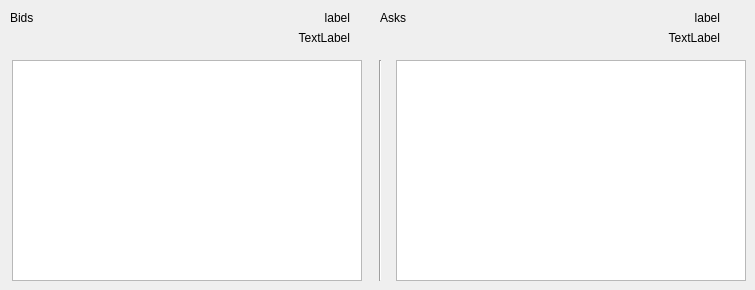
   <widget class="QWidget" name="OrderBook">
    <attribute name="title">
     <string>Order Book</string>
    </attribute>
    <widget class="QTableWidget" name="BidsTable">
     <property name="geometry">
      <rect>
       <x>12</x>
       <y>60</y>
       <width>350</width>
       <height>221</height>
      </rect>
     </property>
     <property name="palette">
      <palette>
       <active>
        <colorrole role="Text">
         <brush brushstyle="SolidPattern">
          <color alpha="255">
           <red>51</red>
           <green>51</green>
           <blue>51</blue>
          </color>
         </brush>
        </colorrole>
       </active>
       <inactive>
        <colorrole role="Text">
         <brush brushstyle="SolidPattern">
          <color alpha="255">
           <red>51</red>
           <green>51</green>
           <blue>51</blue>
          </color>
         </brush>
        </colorrole>
       </inactive>
       <disabled>
        <colorrole role="Text">
         <brush brushstyle="SolidPattern">
          <color alpha="255">
           <red>85</red>
           <green>85</green>
           <blue>85</blue>
          </color>
         </brush>
        </colorrole>
       </disabled>
      </palette>
     </property>
     <property name="font">
      <font>
       <pointsize>9</pointsize>
       <weight>50</weight>
       <bold>false</bold>
      </font>
     </property>
     <property name="horizontalScrollBarPolicy">
      <enum>Qt::ScrollBarAsNeeded</enum>
     </property>
    </widget>
    <widget class="QTableWidget" name="AsksTable">
     <property name="geometry">
      <rect>
       <x>396</x>
       <y>60</y>
       <width>350</width>
       <height>221</height>
      </rect>
     </property>
     <property name="palette">
      <palette>
       <active>
        <colorrole role="Text">
         <brush brushstyle="SolidPattern">
          <color alpha="255">
           <red>51</red>
           <green>51</green>
           <blue>51</blue>
          </color>
         </brush>
        </colorrole>
       </active>
       <inactive>
        <colorrole role="Text">
         <brush brushstyle="SolidPattern">
          <color alpha="255">
           <red>51</red>
           <green>51</green>
           <blue>51</blue>
          </color>
         </brush>
        </colorrole>
       </inactive>
       <disabled>
        <colorrole role="Text">
         <brush brushstyle="SolidPattern">
          <color alpha="255">
           <red>85</red>
           <green>85</green>
           <blue>85</blue>
          </color>
         </brush>
        </colorrole>
       </disabled>
      </palette>
     </property>
     <property name="font">
      <font>
       <pointsize>9</pointsize>
       <weight>50</weight>
       <bold>false</bold>
      </font>
     </property>
     <property name="horizontalScrollBarPolicy">
      <enum>Qt::ScrollBarAsNeeded</enum>
     </property>
    </widget>
    <widget class="QLabel" name="BidsCount">
     <property name="geometry">
      <rect>
       <x>10</x>
       <y>10</y>
       <width>91</width>
       <height>16</height>
      </rect>
     </property>
     <property name="text">
      <string>Bids</string>
     </property>
    </widget>
    <widget class="QLabel" name="AsksCount">
     <property name="geometry">
      <rect>
       <x>380</x>
       <y>10</y>
       <width>91</width>
       <height>16</height>
      </rect>
     </property>
     <property name="text">
      <string>Asks</string>
     </property>
    </widget>
    <widget class="QLabel" name="GREENSupply">
     <property name="geometry">
      <rect>
       <x>540</x>
       <y>10</y>
       <width>180</width>
       <height>15</height>
      </rect>
     </property>
     <property name="text">
      <string>label</string>
     </property>
     <property name="alignment">
      <set>Qt::AlignRight|Qt::AlignTrailing|Qt::AlignVCenter</set>
     </property>
    </widget>
    <widget class="QLabel" name="GREENDemand">
     <property name="geometry">
      <rect>
       <x>160</x>
       <y>10</y>
       <width>190</width>
       <height>15</height>
      </rect>
     </property>
     <property name="text">
      <string>label</string>
     </property>
     <property name="alignment">
      <set>Qt::AlignRight|Qt::AlignTrailing|Qt::AlignVCenter</set>
     </property>
    </widget>
    <widget class="QLabel" name="BtcDemand">
     <property name="geometry">
      <rect>
       <x>200</x>
       <y>30</y>
       <width>150</width>
       <height>15</height>
      </rect>
     </property>
     <property name="text">
      <string>TextLabel</string>
     </property>
     <property name="alignment">
      <set>Qt::AlignRight|Qt::AlignTrailing|Qt::AlignVCenter</set>
     </property>
    </widget>
    <widget class="QLabel" name="BtcSupply">
     <property name="geometry">
      <rect>
       <x>570</x>
       <y>30</y>
       <width>150</width>
       <height>15</height>
      </rect>
     </property>
     <property name="text">
      <string>TextLabel</string>
     </property>
     <property name="alignment">
      <set>Qt::AlignRight|Qt::AlignTrailing|Qt::AlignVCenter</set>
     </property>
    </widget>
    <widget class="Line" name="line">
     <property name="geometry">
      <rect>
       <x>370</x>
       <y>60</y>
       <width>20</width>
       <height>221</height>
      </rect>
     </property>
     <property name="orientation">
      <enum>Qt::Vertical</enum>
     </property>
    </widget>
   </widget>
